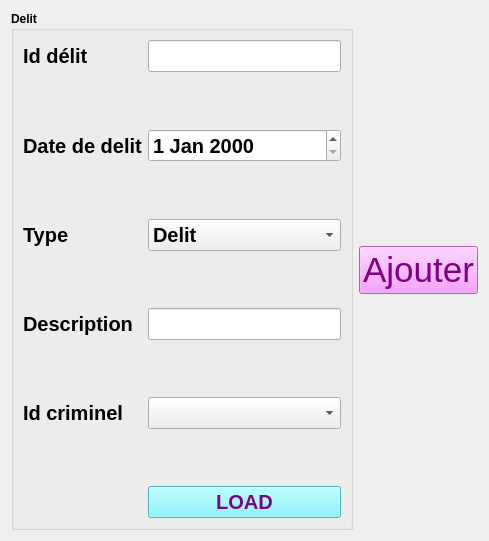
      <widget class="QWidget" name="tab_ajouter_del">
       <attribute name="title">
        <string>Ajouter</string>
       </attribute>
       <layout class="QHBoxLayout" name="horizontalLayout_6">
        <item>
         <widget class="QGroupBox" name="groupBox_ajout_delit">
          <property name="font">
           <font>
            <weight>75</weight>
            <bold>true</bold>
           </font>
          </property>
          <property name="title">
           <string>Delit</string>
          </property>
          <layout class="QFormLayout" name="formLayout_2">
           <property name="verticalSpacing">
            <number>57</number>
           </property>
           <item row="0" column="0">
            <widget class="QLabel" name="label_iddelit">
             <property name="font">
              <font>
               <pointsize>15</pointsize>
               <weight>75</weight>
               <bold>true</bold>
              </font>
             </property>
             <property name="text">
              <string>Id délit</string>
             </property>
            </widget>
           </item>
           <item row="0" column="1">
            <widget class="QLineEdit" name="ledelitid">
             <property name="font">
              <font>
               <pointsize>15</pointsize>
               <weight>75</weight>
               <bold>true</bold>
              </font>
             </property>
             <property name="maxLength">
              <number>32767</number>
             </property>
             <property name="readOnly">
              <bool>false</bool>
             </property>
            </widget>
           </item>
           <item row="1" column="0">
            <widget class="QLabel" name="label_datedelit">
             <property name="font">
              <font>
               <pointsize>15</pointsize>
               <weight>75</weight>
               <bold>true</bold>
              </font>
             </property>
             <property name="text">
              <string>Date de delit</string>
             </property>
            </widget>
           </item>
           <item row="1" column="1">
            <widget class="QDateEdit" name="dateEditdelit">
             <property name="font">
              <font>
               <pointsize>15</pointsize>
               <weight>75</weight>
               <bold>true</bold>
              </font>
             </property>
            </widget>
           </item>
           <item row="2" column="0">
            <widget class="QLabel" name="label_typedelit">
             <property name="font">
              <font>
               <pointsize>15</pointsize>
               <weight>75</weight>
               <bold>true</bold>
              </font>
             </property>
             <property name="text">
              <string>Type</string>
             </property>
            </widget>
           </item>
           <item row="2" column="1">
            <widget class="QComboBox" name="comboBox_type_d2">
             <property name="font">
              <font>
               <pointsize>15</pointsize>
               <weight>75</weight>
               <bold>true</bold>
              </font>
             </property>
             <item>
              <property name="text">
               <string>Delit</string>
              </property>
             </item>
             <item>
              <property name="text">
               <string>Crime</string>
              </property>
             </item>
             <item>
              <property name="text">
               <string>Contravention</string>
              </property>
             </item>
            </widget>
           </item>
           <item row="3" column="0">
            <widget class="QLabel" name="label_descdelit">
             <property name="font">
              <font>
               <pointsize>15</pointsize>
               <weight>75</weight>
               <bold>true</bold>
              </font>
             </property>
             <property name="text">
              <string>Description</string>
             </property>
            </widget>
           </item>
           <item row="3" column="1">
            <widget class="QLineEdit" name="le_desc_delit">
             <property name="font">
              <font>
               <pointsize>15</pointsize>
               <weight>75</weight>
               <bold>true</bold>
              </font>
             </property>
            </widget>
           </item>
           <item row="4" column="0">
            <widget class="QLabel" name="label_idc_d">
             <property name="font">
              <font>
               <pointsize>15</pointsize>
               <weight>75</weight>
               <bold>true</bold>
              </font>
             </property>
             <property name="text">
              <string>Id criminel</string>
             </property>
            </widget>
           </item>
           <item row="4" column="1">
            <widget class="QComboBox" name="comboBox_id_c">
             <property name="font">
              <font>
               <pointsize>15</pointsize>
               <weight>75</weight>
               <bold>true</bold>
              </font>
             </property>
            </widget>
           </item>
           <item row="5" column="1">
            <widget class="QPushButton" name="PB_load">
             <property name="font">
              <font>
               <pointsize>15</pointsize>
               <weight>75</weight>
               <bold>true</bold>
              </font>
             </property>
             <property name="styleSheet">
              <string notr="true">color:purple;
background-color: rgb(108, 243, 255);</string>
             </property>
             <property name="text">
              <string>LOAD</string>
             </property>
            </widget>
           </item>
          </layout>
         </widget>
        </item>
        <item>
         <widget class="QPushButton" name="pushButton_modifiercriminel_2">
          <property name="font">
           <font>
            <pointsize>26</pointsize>
           </font>
          </property>
          <property name="styleSheet">
           <string notr="true">color:purple;
background-color: rgb(245, 134, 255);</string>
          </property>
          <property name="text">
           <string>Ajouter</string>
          </property>
         </widget>
        </item>
       </layout>
      </widget>
